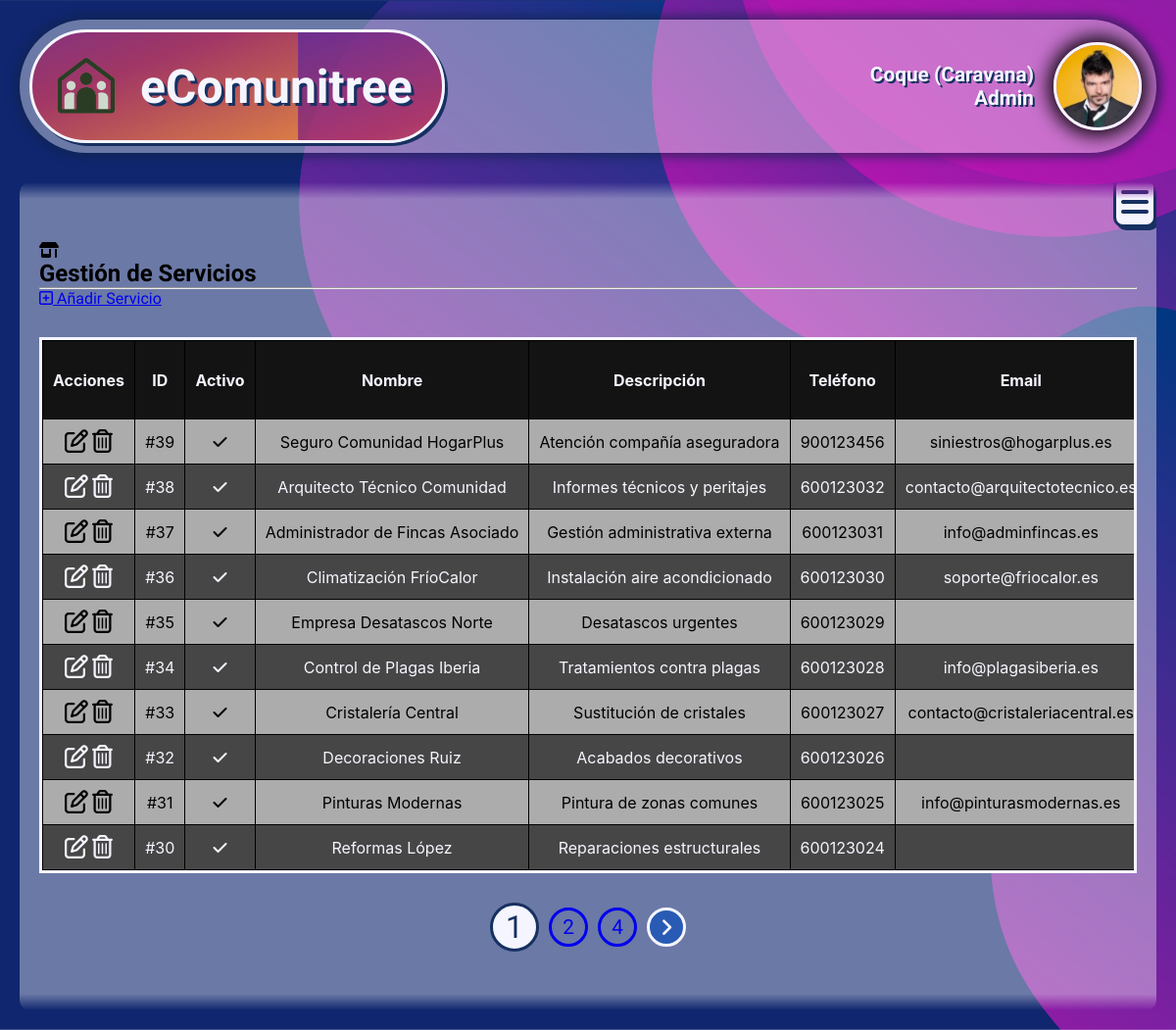
Screenshot of /admin/gestion_servicios.php (signed in) with the database file from the repository.
### tables this page shows
CREATE TABLE servicios (
    id_servicio INT AUTO_INCREMENT PRIMARY KEY,
    nombre VARCHAR(100) NOT NULL,
    descripcion VARCHAR(300),
    telefono VARCHAR(30),
    email VARCHAR(150),
    enlace VARCHAR(255),
    activo BOOLEAN DEFAULT TRUE
);

### admin/gestion_servicios.php (the view, shortened to what this page needs)
<?php
    include("../db/db.inc");
    $num_lineas = 10;
    $pagina = isset($_GET['pag']) ? max(1, intval($_GET['pag'])) : 1;
    $offset = ($pagina - 1) * $num_lineas;
    $total_resultado = $conn -> query(
        "SELECT COUNT(*) AS total FROM servicios"
    );
    $total_filas = $total_resultado -> fetch_assoc()['total'];
    $total_paginas = ceil($total_filas / $num_lineas);
    $rango = 1;
    $inicio = max(1, $pagina - $rango);
    $fin = min($total_paginas, $pagina + $rango);
    $resultado = $conn->query(
        "SELECT * FROM servicios
        ORDER BY activo DESC, id_servicio DESC
        LIMIT $num_lineas OFFSET $offset"
    );
    $servicios = $resultado->fetch_all(MYSQLI_ASSOC);
?>
<!DOCTYPE html>
<html lang="en">
<head>
    <link rel="stylesheet" href="../css/gestion/gestion.css">
</head>
<body>
    <header class="body-header">
        <a href="../index.php" class="btn-index">
            <img src="../img/logo-transparencia.png" alt="logotipo">
            <h1>eComunitree</h1>
        </a>
        <div class="user">
            <div class="user-name">
                <p><?= $_SESSION["nombre"] ?> (<?= $_SESSION["vivienda"] ?>)</p>
                <p><?= ucfirst($_SESSION["rol"]) ?></p>
            </div>
            <a href="desconectar_admin.php" title="Cerrar sesión">
                <img src="../img_user/<?= $_SESSION["foto"]; ?>" alt="Perfil de <?= $_SESSION['nombre']; ?>">
            </a>
        </div>
    </header>
    <main>
        <section class="panel-control">
            <div class="section-header">
                <i class="fa-solid fa-shop icono-header"></i>
                <h2>Gestión de Servicios</h2>
            </div>
            <hr>
            <a href="ins_servicio.php" class="boton-insertar">
                <i class="fa-regular fa-square-plus"></i>
                Añadir Servicio
            </a>
            <div class="caja-overflow">
                <table>
                    <thead>
                        <tr>
                            <th>Acciones</th>
                            <th>ID</th>
                            <th>Activo</th>
                            <th>Nombre</th>
                            <th>Descripción</th>
                            <th>Teléfono</th>
                            <th>Email</th>
                        </tr>
                    </thead>
                    <tbody>
                        <?php foreach ($servicios as $s): ?>
                        <tr>
                            <td>
                                <a href="edit_servicio.php?edit=<?= $s['id_servicio'] ?>">
                                    <i class="fa-regular fa-pen-to-square"></i>
                                </a>
                                <a href="?eliminar=<?= $s['id_servicio'] ?>"
                                onclick="return confirm('¿Eliminar servicio?');">
                                    <i class="fa-regular fa-trash-can"></i>
                                </a>
                            </td>
                            <td>#<?= $s['id_servicio'] ?></td>
                            <td>
                                <?php
                                    if ($s['activo'] == 0) echo '<i class="fa-solid fa-x"></i>';
                                    elseif ($s['activo'] == 1) echo '<i class="fa-solid fa-check"></i>';
                                ?>
                            </td>
                            <td> <?= htmlspecialchars($s['nombre']) ?> </td>
                            <td> <?= htmlspecialchars($s['descripcion']) ?> </td>
                            <td> <?= htmlspecialchars($s['telefono']) ?> </td>
                            <td> <?= htmlspecialchars($s['email']) ?> </td>
                        </tr>
                        <?php endforeach; ?>
                    </tbody>
                </table>
            </div>
            <div class="pager">
                <?php for ($i = $inicio; $i <= $fin; $i++): ?>
                    <a href="?pag=<?= $i ?>" class="<?= $i == $pagina ? 'activo' : '' ?>">
                        <?= $i ?>
                    </a>
                <?php endfor; ?>
                <?php if ($fin < $total_paginas): ?>
                    <a href="?pag=<?= $total_paginas ?>" class="pagina-limite"><?= $total_paginas ?></a>
                <?php endif; ?>
                <?php if ($pagina < $total_paginas): ?>
                    <a class="pag-arrow" href="?pag=<?= $pagina + 1 ?>" class="icono-flecha"><i class="fa-solid fa-angle-right"></i></a>
                <?php endif; ?>
            </div>
        </section>
        <label for="menu-toggle" class="menu-button"><i class="fa-solid fa-bars"></i></label>
    </main>
</body>
</html>

### rows the page displays
servicios: id_servicio "39", activo 1 (drawn), nombre "Seguro Comunidad HogarPlus", descripcion "Atención compañía aseguradora", telefono "900123456", email "siniestros@hogarplus.es"
servicios: id_servicio "38", activo 1 (drawn), nombre "Arquitecto Técnico Comunidad", descripcion "Informes técnicos y peritajes", telefono "600123032", email "contacto@arquitectotecnico.es"
servicios: id_servicio "37", activo 1 (drawn), nombre "Administrador de Fincas Asociado", descripcion "Gestión administrativa externa", telefono "600123031", email "info@adminfincas.es"
servicios: id_servicio "36", activo 1 (drawn), nombre "Climatización FríoCalor", descripcion "Instalación aire acondicionado", telefono "600123030", email "soporte@friocalor.es"
servicios: id_servicio "35", activo 1 (drawn), nombre "Empresa Desatascos Norte", descripcion "Desatascos urgentes", telefono "600123029"
servicios: id_servicio "34", activo 1 (drawn), nombre "Control de Plagas Iberia", descripcion "Tratamientos contra plagas", telefono "600123028", email "info@plagasiberia.es"
servicios: id_servicio "33", activo 1 (drawn), nombre "Cristalería Central", descripcion "Sustitución de cristales", telefono "600123027", email "contacto@cristaleriacentral.es"
servicios: id_servicio "32", activo 1 (drawn), nombre "Decoraciones Ruiz", descripcion "Acabados decorativos", telefono "600123026"
servicios: id_servicio "31", activo 1 (drawn), nombre "Pinturas Modernas", descripcion "Pintura de zonas comunes", telefono "600123025", email "info@pinturasmodernas.es"
servicios: id_servicio "30", activo 1 (drawn), nombre "Reformas López", descripcion "Reparaciones estructurales", telefono "600123024"

### other values shown
$_SESSION["nombre"] "Coque"
$_SESSION["vivienda"] "Caravana"
$_SESSION["rol"] "Admin"
$total_paginas "4"
